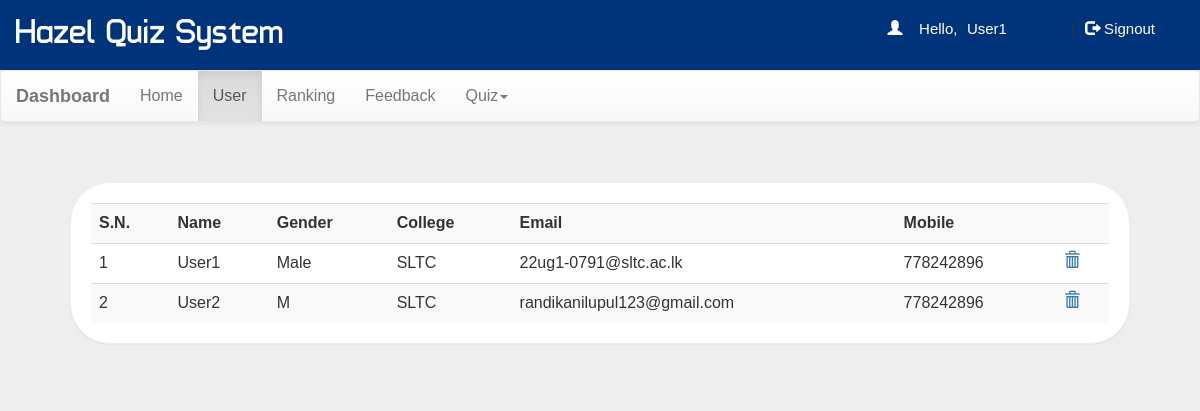
The app's page /dash.php?q=1 (signed in) with its own data.
### tables this page shows
CREATE TABLE IF NOT EXISTS `user` (
  `name` varchar(50) NOT NULL,
  `gender` varchar(5) NOT NULL,
  `college` varchar(100) NOT NULL,
  `email` varchar(50) NOT NULL,
  `mob` bigint(20) NOT NULL,
  `password` varchar(50) NOT NULL,
  PRIMARY KEY (`email`)
);

### dash.php (the view, shortened to what this page needs)
<!DOCTYPE html PUBLIC "-//W3C//DTD XHTML 1.0 Transitional//EN" "http://www.w3.org/TR/xhtml1/DTD/xhtml1-transitional.dtd">
<html xmlns="http://www.w3.org/1999/xhtml">
<head>
<link  rel="stylesheet" href="css/bootstrap.min.css"/>
 <link  rel="stylesheet" href="css/bootstrap-theme.min.css"/>
 <link rel="stylesheet" href="css/main.css">
 <link  rel="stylesheet" href="css/font.css">
</head>
<body  style="background:#eee;">
<div class="header">
<div class="row">
<div class="col-lg-6">
<span class="logo">Hazel Quiz System</span></div>
<?php
 include_once 'dbConnection.php';
  if(!(isset($_SESSION['email']))){
header("location:index.php");
}
else
{
$name = $_SESSION['name'];;
echo '<span class="pull-right top title1" ><span class="log1"><span class="glyphicon glyphicon-user" aria-hidden="true"></span>&nbsp;&nbsp;&nbsp;&nbsp;Hello,</span> <a href="account.php" class="log log1">'.$name.'</a>&nbsp;|&nbsp;<a href="logout.php?q=account.php" class="log"><span class="glyphicon glyphicon-log-out" aria-hidden="true"></span>&nbsp;Signout</button></a></span>';
}?>
</div></div>
<nav class="navbar navbar-default title1">
  <div class="container-fluid">
    <div class="navbar-header">
      <a class="navbar-brand" href="dash.php?q=0"><b>Dashboard</b></a>
    </div>
    <div class="collapse navbar-collapse" id="bs-example-navbar-collapse-1">
      <ul class="nav navbar-nav">
        <li <?php if(@$_GET['q']==0) echo'class="active"'; ?>><a href="dash.php?q=0">Home<span class="sr-only">(current)</span></a></li>
        <li <?php if(@$_GET['q']==1) echo'class="active"'; ?>><a href="dash.php?q=1">User</a></li>
		<li <?php if(@$_GET['q']==2) echo'class="active"'; ?>><a href="dash.php?q=2">Ranking</a></li>
		<li <?php if(@$_GET['q']==3) echo'class="active"'; ?>><a href="dash.php?q=3">Feedback</a></li>
        <li class="dropdown <?php if(@$_GET['q']==4 || @$_GET['q']==5) echo'active"'; ?>">
          <a href="#" class="dropdown-toggle" data-toggle="dropdown" role="button" aria-haspopup="true" aria-expanded="false">Quiz<span class="caret"></span></a>
      </ul>
          </div>
  </div>
</nav>
<div class="container">
<div class="row">
<div class="col-md-12">
<?php if(@$_GET['q']==1) {
$result = mysqli_query($con,"SELECT * FROM user") or die('Error');
echo  '<div class="panel"><div class="table-responsive"><table class="table table-striped title1">
<tr><td><b>S.N.</b></td><td><b>Name</b></td><td><b>Gender</b></td><td><b>College</b></td><td><b>Email</b></td><td><b>Mobile</b></td><td></td></tr>';
$c=1;
while($row = mysqli_fetch_array($result)) {
	$name = $row['name'];
	$mob = $row['mob'];
	$gender = $row['gender'];
    $email = $row['email'];
	$college = $row['college'];
	echo '<tr><td>'.$c++.'</td><td>'.$name.'</td><td>'.$gender.'</td><td>'.$college.'</td><td>'.$email.'</td><td>'.$mob.'</td>
	<td><a title="Delete User" href="update.php?demail='.$email.'"><b><span class="glyphicon glyphicon-trash" aria-hidden="true"></span></b></a></td></tr>';
}
echo '</table></div></div>';
}?>
</div>
</div></div>
</body>
</html>

### css/main.css (style rules this page uses)
body { overflow-x:hidden; width:100%; font: 15px "Century Gothic", "Times Roman", sans-serif; background:#eee; min-height:550px; background-attachment:fixed; }
.panel { border-color:#eee; margin:40px; padding:20px; font: 15px "Century Gothic", "Times Roman", sans-serif; border-radius: 40px; }
.header { background:#00347a; height:70px; }
.logo { font-family:'typo'; font-size:35px; color:#fff; margin:15px; line-height: 55px; }
.title1 { font: 16px "Century Gothic", "Times Roman", sans-serif; }
.top { margin-top:20px; }
.log1 { font: 15px 'Ubuntu', sans-serif; color:#ffffff; margin-left:10px; }
.log { margin:10px; margin-right:60px; margin-left:5px; color:#ffffff; text-decoration:none; font-size:20px; font-size:15px; }

### records on screen
user: name "User1", gender "Male", college "SLTC", email "22ug1-0791@sltc.ac.lk", mob "778242896"
user: name "User2", gender "M", college "SLTC", email "randikanilupul123@gmail.com", mob "778242896"

### other values on screen
$name "User1"
